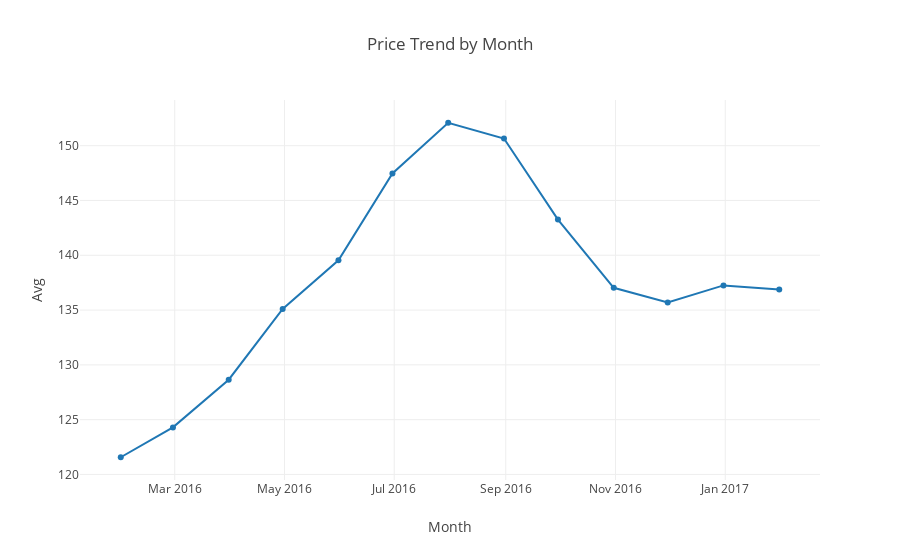

Source (notebook cell):
### Code cell
offline.iplot({
    "data": [go.Scatter(x=calendar_month_mean.index, y=calendar_month_mean.price)],
    "layout": go.Layout(title='Price Trend by Month',
                           xaxis=dict(title='Month'),
                           yaxis=dict(title='Avg'))
})

### Figure 1 — Plotly figure (JSON) as saved in the notebook; plotly's stock layout.template omitted (floating-point values rounded to 4 significant figures)
{"data": [{"type": "scatter", "uid": "41fe5415-e43e-46f0-835f-349c0d48624c", "x": ["2016-01-31", "2016-02-29", "2016-03-31", "2016-04-30", "2016-05-31", "2016-06-30", "2016-07-31", "2016-08-31", "2016-09-30", "2016-10-31", "2016-11-30", "2016-12-31", "2017-01-31"], "y": [121.6, 124.3, 128.6, 135.1, 139.5, 147.5, 152.1, 150.7, 143.3, 137.0, 135.7, 137.3, 136.9]}], "layout": {"title": {"text": "Price Trend by Month"}, "xaxis": {"title": {"text": "Month"}}, "yaxis": {"title": {"text": "Avg"}}}}
